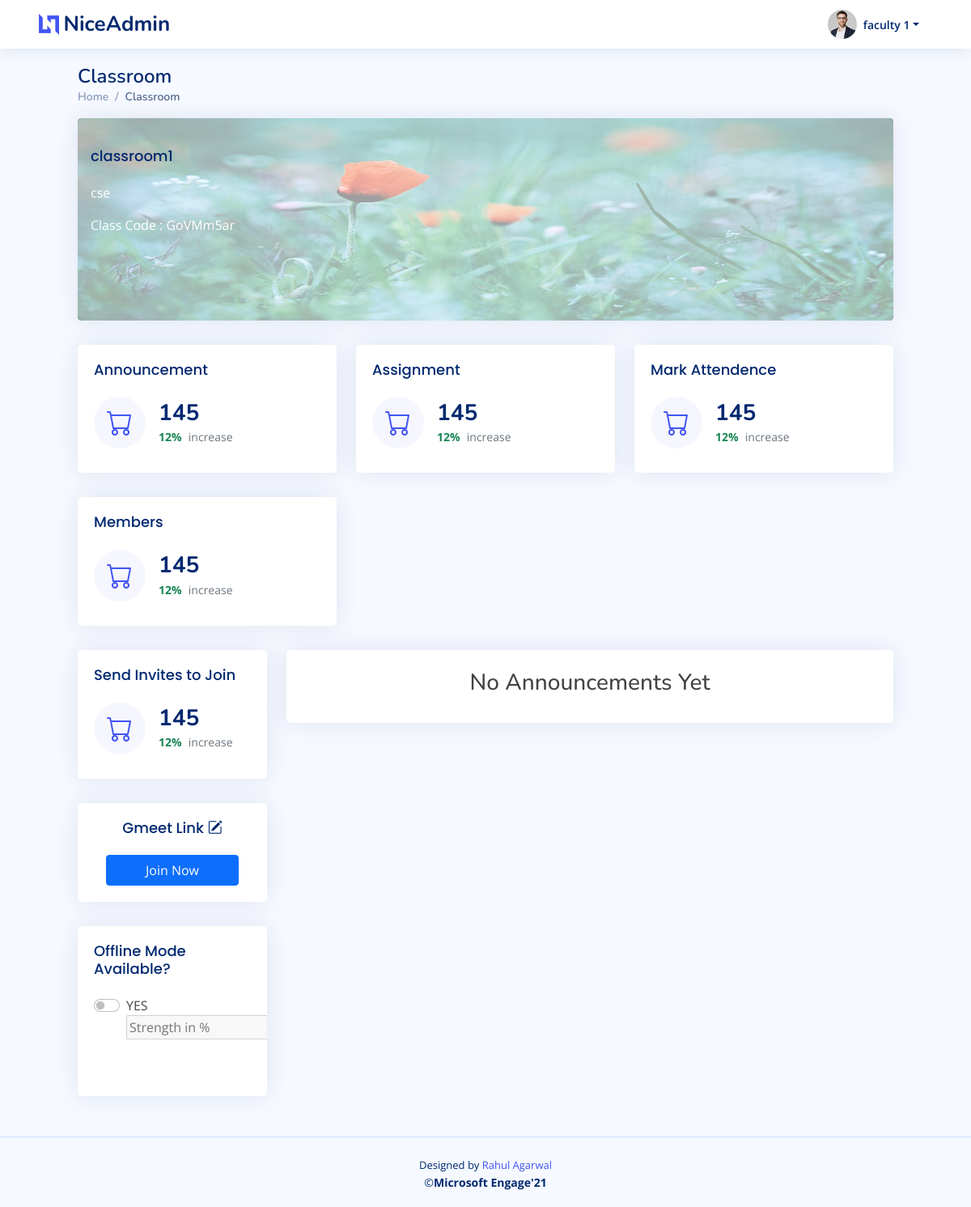
Page /faculty_subject/GoVMm5ar (signed in) on the earlier database version.
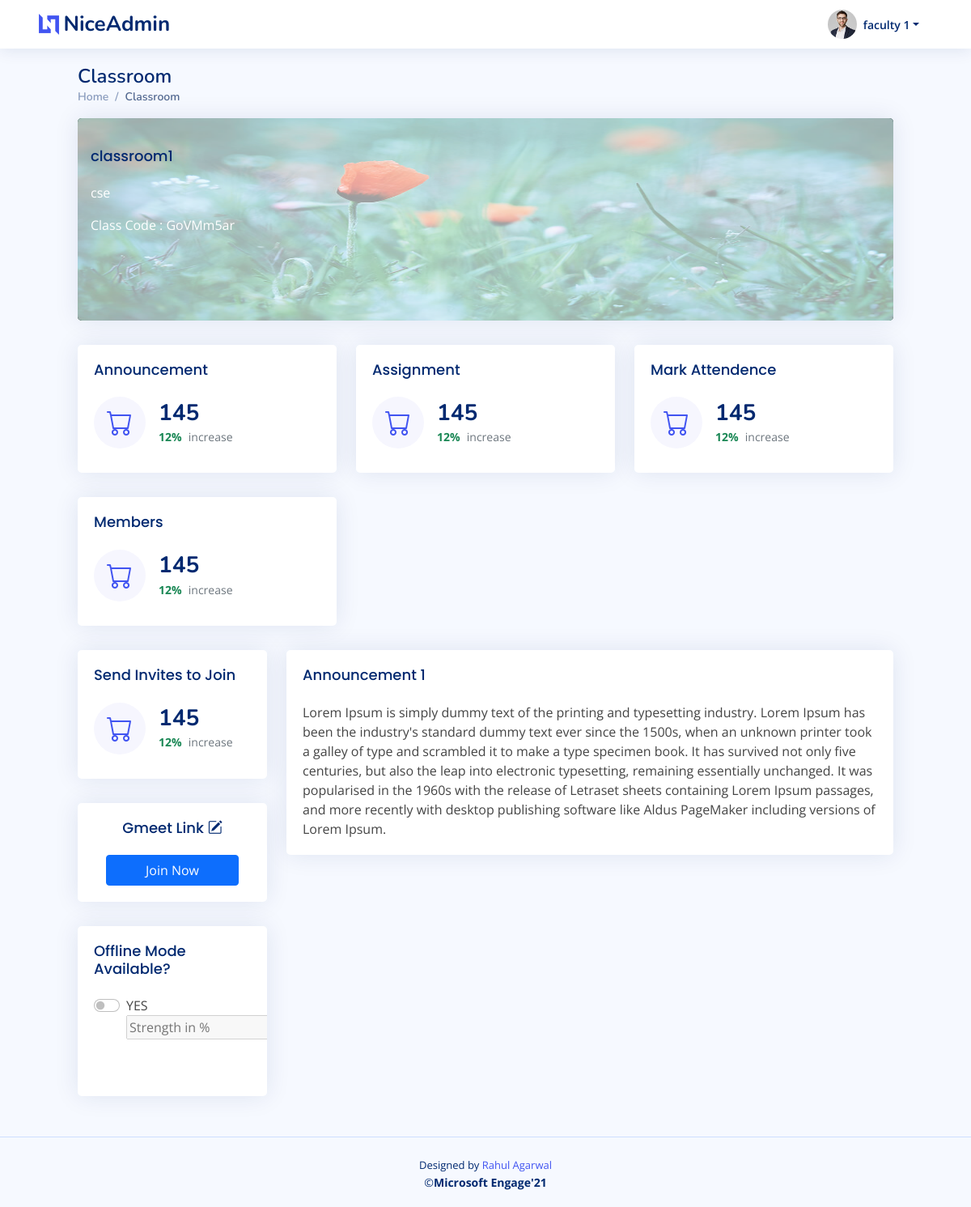
Same page on the later database version.
### myapp/models.py (models this page shows, shortened)
class Announcement(models.Model):
    announcementId = models.CharField(max_length=10,primary_key=True)
    classId = models.ForeignKey(ClassRoom,on_delete=models.CASCADE)
    announcementHeading = models.CharField(max_length=50,null=False)
    announcementDescription = models.TextField(blank=False,null=False)
    announcementCreationTime = models.DateTimeField(default=datetime.now,null=True)

### myapp/views.py (the view, shortened to what this page needs)
# urls.py: path('faculty_subject/<pk>',views.facultySubject,name='facultySubject'),
@login_required
def facultySubject(request,pk):
    if request.user.is_active and request.user.is_staff and not request.user.is_superuser:
        id=pk
        classDetails = ClassRoom.objects.get(classId=id)
        announcements = Announcement.objects.filter(classId = classDetails.pk).order_by('-announcementCreationTime')
        context={
            'class':classDetails,
            'announcements' : announcements
        }
        return render(request,'faculty/facultySubject.html',context)
    else:
        return redirect('facultyLogin')

### myapp/templates/faculty/facultySubject.html (shortened to what the changed rows need)
{% extends 'base.html' %}
{% block content %}
{% load static %}
  <main id="main" class="main px-lg-5 mx-lg-5" >
    <div class="pagetitle">
      <h1>Classroom</h1>
    </div>
    <section class="section dashboard">
      <div class="row">
        <div class="col-lg-9">
          <div class="row">
                {% if announcements %}
                  {% for announcement in announcements %}
                    <div class="">
                       <div class="card">
                         <div class="card-body">
                           <h5 class="card-title">{{announcement.announcementHeading}}</h5>
                           {{announcement.announcementDescription}}
                         </div>
                       </div>
                    </div>
                  {% endfor %}
                {% else %}
                <div class="">
                   <div class="card">
                     <div class="card-body py-4 text-center">
                       <h3>No Announcements Yet</h3>
                     </div>
                   </div>
                </div>
                {% endif %}
              </div>
            </div>
          </div>
    </section>
  </main>
{% endblock %}

Differences in the rows shown:
added Announcement: announcementHeading "Announcement 1", announcementDescription "Lorem Ipsum is simply dummy text of the printing and typesetting industry. Lorem Ipsum has been the industry's standard dummy text ever since the 1500s, when an unknown printer took a galley of type and scrambled it to make a type specimen book. It has survived not only five centuries, but also the leap into electronic typesetting, remaining essentially unchanged. It was popularised in the 1960s with the release of Letraset sheets containing Lorem Ipsum passages, and more recently with desktop publishing software like Aldus PageMaker including versions of Lorem Ipsum."
Other differences:
text no longer shown: "No Announcements Yet"
